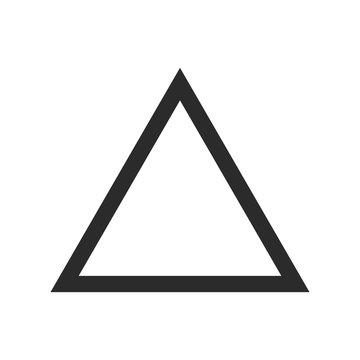
#> input picture data/original_photos/triangle.png, 360 x 360 px; its folder holds only this picture in this run
$ jupyter execute --allow-errors ica_probe.ipynb   (shell and % lines are left out)
#> lines starting #> are read from the running program, lines starting #| are printed output that depends on the picture
### experiments/utils/noise_generation.py
import os
import numpy as np
from skimage import io
from skimage.util import random_noise
from PIL import Image

def add_noise_and_save(image_path: str, main_folder: str, noise_type: str, var: float = 0.01) -> None:
    """
    Adds specified type of noise to an image and saves it to a subfolder within a specified main folder,
    appending the variance value to the file name.

    Args:
        image_path (str): The path to the input image.
        main_folder (str): The base folder where the 'noise_photos' folder will be created.
        noise_type (str): The type of noise to add. Options are 'gaussian', 'salt_pepper', and 'poisson'.
        var (float): The variance of the noise (used for gaussian and salt & pepper noise).

    The function creates a subfolder named after the noise type in the 'noise_photos' subfolder of the main folder
    and saves the noisy image there, appending the variance value to the filename. It does not return any value but prints updates about its progress.
    """
#> called with image_path = 'data/original_photos/triangle.png', main_folder = 'data', noise_type = 'gaussian', var = 0.1

    # Load the image
    image = io.imread(image_path)
#> image is the input picture: shape (360, 360); min 12, max 255, mean 236.4
    print(f"Loaded image from {image_path}")

    # Apply the specified type of noise to the image
    if noise_type == 'gaussian':
        noisy_image = random_noise(image, mode='gaussian', var=var)
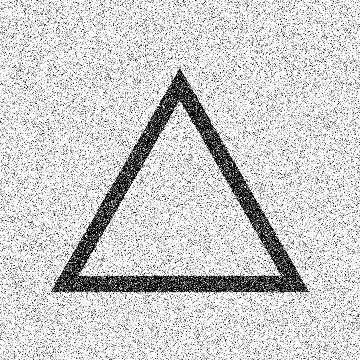
#> noisy_image: shape (360, 360) float64; min 0, max 1, mean 0.817
    elif noise_type == 'salt_pepper':
        noisy_image = random_noise(image, mode='s&p', amount=var)
    elif noise_type == 'poisson':
        noisy_image = random_noise(image, mode='poisson')
    else:
        raise ValueError("Unsupported noise type. Choose 'gaussian', 'salt_pepper', or 'poisson'.")
    print(f"Applied {noise_type} noise to the image.")

    # Convert the noisy image to the correct format
    noisy_image = (255 * noisy_image).astype(np.uint8)
#| Image shape: (360, 360)

    # Create the output directory if it doesn't exist
    noise_folder_path = os.path.join(main_folder, 'noise_photos', noise_type)
    os.makedirs(noise_folder_path, exist_ok=True)
    print(f"Directory {noise_folder_path} is ready for saving images.")

    # Modify the filename to include the variance value before the file extension
    filename = os.path.basename(image_path)
    base_filename, file_extension = os.path.splitext(filename)
    new_filename = f"{base_filename}_{var}{file_extension}"
    save_path = os.path.join(noise_folder_path, new_filename)

    # Save the noisy image in the specified directory
    Image.fromarray(noisy_image).save(save_path)
    print(f"Noisy image saved as {new_filename} in {save_path}")

### experiments/utils/denoising_algorithms.py
import os
import numpy as np
from PIL import Image
from sklearn.decomposition import FastICA, NMF, PCA, KernelPCA, DictionaryLearning
import numpy as np
from skimage.color import rgb2gray
from skimage import io


def denoise_image_with_ica(image_path: str, main_folder: str,
                           type_of_noise: str, variance: float,
                           n_components: int) -> None:
    """
    Apply ICA to denoise a single image and save it in a specified main folder.
    The function treats each row of the image as a separate sample for ICA.

    Args:
        image_path (str): Path to the noisy image.
        main_folder (str): The main folder where the denoised image folder will be created.
        type_of_noise (str): The type of noise applied to the original image.
        variance (float): The variance used when the noise was added.
        n_components (int): The number of independent components to keep.

    This function saves the denoised image in a subfolder named 'denoise_images_{type_of_noise}_{variance}_{n_components}'.
    """
#> called with main_folder = 'data', type_of_noise = 'gaussian', variance = 0.1, n_components = 500
    # Create the output directory based on the noise type and variance
    output_folder = os.path.join(
        main_folder,
        f'ICA_denoise_images_{type_of_noise}_{variance}_{n_components}')
    os.makedirs(output_folder, exist_ok=True)

    # Load the image
    image = io.imread(image_path, as_gray=True)
    original_shape = image.shape
#> original_shape = (360, 360)

    # Treat each row of the image as a sample
    image_reshaped = image.reshape(-1, original_shape[1])

    # Ensure n_components is within the valid range
    n_components = min(n_components, original_shape[1])
#> n_components = 360
    if n_components <= 0:
        raise ValueError(
            "n_components must be greater than 0 and less than or equal to the image width."
        )

    # Initialize ICA with the specified number of components
    ica = FastICA(n_components=n_components, random_state=42)

    # Apply ICA and inverse transform to reconstruct the image
    transformed_data = ica.fit_transform(image_reshaped)
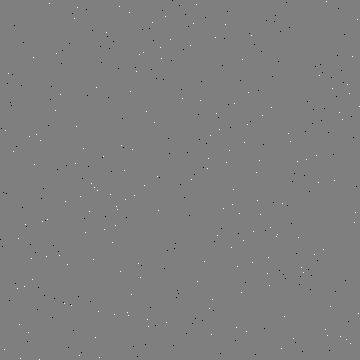
#> transformed_data: shape (360, 360) float64; min -18.95, max 18.95, mean -0.000421; drawn with min black and max white
    image_reconstructed = ica.inverse_transform(transformed_data).reshape(
        original_shape)
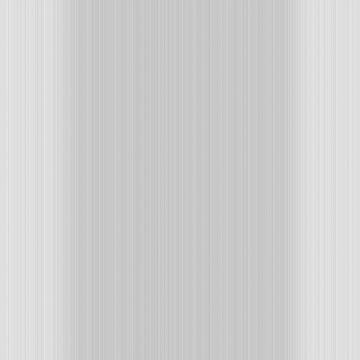
#> image_reconstructed: shape (360, 360) float64; min 191.4, max 228.7, mean 208.2

    # Ensure the data is in the correct range and type
    denoised_image = np.clip(image_reconstructed, 0, 1)
#> denoised_image: shape (360, 360) float64; every value is 1
    denoised_image_uint8 = (denoised_image * 255).astype(np.uint8)
#> denoised_image_uint8: shape (360, 360); every value is 255

    # Save the denoised image
    denoised_image_path = os.path.join(output_folder, os.path.basename(image_path))
    Image.fromarray(denoised_image_uint8).save(denoised_image_path)
    print(f"Denoised image saved as {denoised_image_path}")
    return denoised_image_path


# [230 lines left out: functions denoise_image_with_low_rank, denoise_image_with_nmf, denoise_image_with_pca, denoise_image_with_dictionary_learning, not called in this run]

### experiments/utils/metrics.py
from skimage.metrics import structural_similarity as ssim
from skimage.metrics import peak_signal_noise_ratio as psnr
from skimage import io
import numpy as np

def calculate_metrics(original_image_path, denoised_image_path):
    """
    Calculate the SSIM and PSNR between an original image and a denoised image, both provided by their paths.

    Args:
        original_image_path (str): The path to the original image.
        denoised_image_path (str): The path to the denoised image.

    Returns:
        tuple: A tuple containing the SSIM and PSNR values.
    """
    # Load the original and denoised images from the provided paths
    original_image = io.imread(original_image_path, as_gray=True)
    denoised_image = io.imread(denoised_image_path, as_gray=True)

    # Ensure both images are of the same shape
    if original_image.shape != denoised_image.shape:
        raise ValueError("The original and denoised images must have the same dimensions.")

    # Convert images to floating-point type in the range [0, 1] for SSIM calculation
    original_image_float = original_image.astype(np.float64) / 255
    denoised_image_float = denoised_image.astype(np.float64) / 255

    # Calculate SSIM
    ssim_value = ssim(original_image_float, denoised_image_float, data_range=1)

    # Calculate PSNR
    psnr_value = psnr(original_image_float, denoised_image_float, data_range=1)

    # Print the metrics with explanations
    print(f"SSIM: {ssim_value:.4f} (measures image similarity, 1 is perfect similarity).")
    print(f"PSNR: {psnr_value:.2f} dB (indicates peak signal-to-noise ratio, higher is better, commonly used to measure the quality of reconstruction).")
    return ssim_value, psnr_value

### experiments/ica_probe.ipynb
# Problem statement

## The experiment focuses on testing the ICA method on a single image to do a placeholder test and use it later in pipeline

## Imports

[cell 1]
import sys
sys.path.append('.')
sys.path.append('..')
from utils.noise_generation import add_noise_and_save
from utils.denoising_algorithms import denoise_image_with_ica
from utils.metrics import calculate_metrics
import os
from skimage import io

## Constants and handling

[cell 2]
# Change the current working directory to one level up from the current directory.
# This is often used in notebook environments like Jupyter to navigate the file system.
%cd ../

# Retrieve the current working directory, which is now set to the parent directory of the previous one.
# The HOME variable is used as a reference point in the file system to build paths relative to the project's root.
HOME = os.getcwd()

# Change the directory to the 'experiments' subdirectory from the current location.
# This is typically done to ensure that the execution context is correctly set for subsequent operations,
# especially when the code is dependent on the working directory.
%cd experiments

# Configure the path settings for the image processing task:

# image_directory: Specifies the path to the directory containing the original images to be processed.
# It is constructed dynamically using the HOME variable to ensure the path is adaptable to different environments.
image_directory = os.path.join(HOME, 'data/original_photos')

# main_folder: Defines the main directory where processed images (noisy images in this case) will be stored.
# Like image_directory, it is built using the HOME variable, allowing flexibility in the file structure.
main_folder = os.path.join(HOME, 'data')

# noise_type: A string that specifies the type of noise to be applied to the images. This is used to
# differentiate between various noise application methods and to store the resulting images accordingly.
noise_type = 'gaussian'

# noise_image_directory: The directory where the noisy images will be saved. It is structured to organize
# images by the type of noise applied, aiding in the systematic storage and retrieval of processed images.
noise_image_directory = os.path.join(HOME, f'data/noise_photos/{noise_type}')

# variance: A floating-point value that specifies the intensity of the noise to be added to the images.
# This parameter can directly affect the visual characteristics of the resultant noisy images.
variance = 0.1

# n_components: Specifies the number of principal components to be retained in the PCA process when
# denoising the images. It plays a critical role in determining the balance between noise removal and
# detail preservation in the denoised images.
n_components = 500
